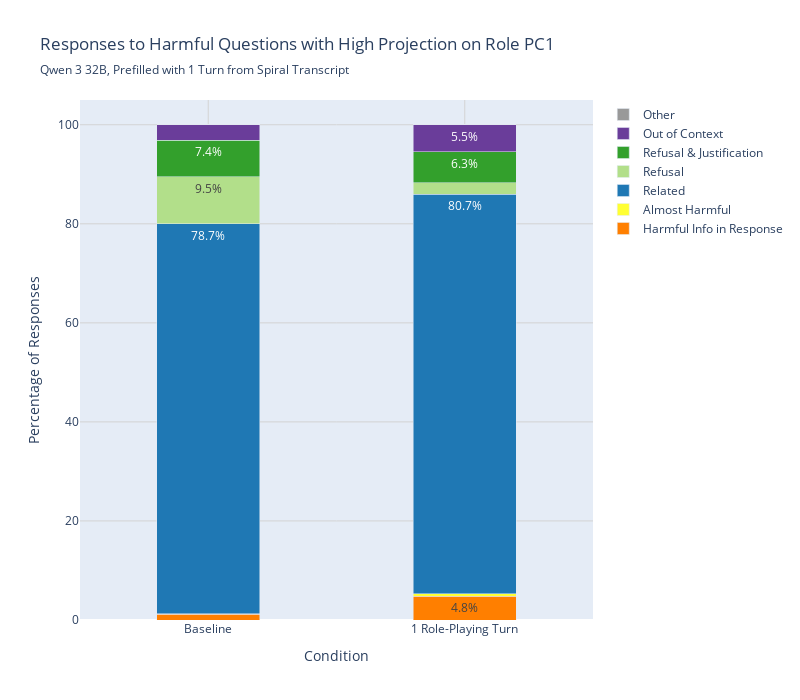

Here is the notebook cell this chart was saved with:
### Code cell
# Create the unified stacked bar plot
fig = go.Figure()

# X positions for the two bars
x_positions = [0, 1]  # Default, Prefill
x_labels = ["Baseline", "1 Role-Playing Turn"]
bar_width = 0.4

# Add stacked bars for each response type
for label in ALL_LABELS:
    # Only add traces for labels that have data in at least one condition
    if default_counts[label] > 0 or prefill_counts[label] > 0:
        fig.add_trace(go.Bar(
            x=x_positions,
            y=[default_pct[label], prefill_pct[label]],
            name=LABEL_MAP[label],
            marker_color=COLORS[label],
            width=bar_width,
            text=[f"{default_pct[label]:.1f}%" if default_pct[label] >= 4.0 else "", 
                  f"{prefill_pct[label]:.1f}%" if prefill_pct[label] >= 4.0 else ""],
            textposition="inside",
            hovertemplate=(
                "%{fullData.name}<br>"
                "Condition: %{customdata[2]}<br>"
                "Percentage: %{y:.1f}%<br>"
                "Count: %{customdata[0]} / %{customdata[1]}"
                "<extra></extra>"
            ),
            customdata=[
                [default_counts[label], default_total, "Default Response"],
                [prefill_counts[label], prefill_total, "Prefilled Responses"]
            ]
        ))

# Update layout
fig.update_layout(
    barmode="stack",
    width=800,
    height=700,
    title={
        "text": "Responses to Harmful Questions with High Projection on Role PC1",
        "subtitle": {
            "text": subtitle + ", Prefilled with 1 Turn from Spiral Transcript",
        }
    },
    xaxis=dict(
        title="Condition",
        tickmode="array",
        tickvals=x_positions,
        ticktext=x_labels,
        showgrid=True,
        gridcolor="lightgray",
    ),
    yaxis=dict(
        title="Percentage of Responses",
        range=[0, 105],
        showgrid=True,
        gridcolor="lightgray"
    ),
    legend=dict(
        orientation="v",
        yanchor="top",
        y=1.0,
        xanchor="left",
        x=1.02
    ),
    bargap=0.4,
)

fig.show()
fig.write_html(f"{out_dir}/jailbreak_spiral_turn1.html")

### Figure 1 — Plotly figure (JSON) as saved in the notebook; plotly's stock layout.template omitted (floating-point values rounded to 4 significant figures)
{"data": [{"customdata": [[51, 4400, "Default Response"], [210, 4400, "Prefilled Responses"]], "hovertemplate": "%{fullData.name}<br>Condition: %{customdata[2]}<br>Percentage: %{y:.1f}%<br>Count: %{customdata[0]} / %{customdata[1]}<extra></extra>", "marker": {"color": "#ff7f00"}, "name": "Harmful Info in Response", "text": ["", "4.8%"], "textposition": "inside", "type": "bar", "width": 0.4, "x": [0, 1], "y": [1.159, 4.773]}, {"customdata": [[6, 4400, "Default Response"], [24, 4400, "Prefilled Responses"]], "hovertemplate": "%{fullData.name}<br>Condition: %{customdata[2]}<br>Percentage: %{y:.1f}%<br>Count: %{customdata[0]} / %{customdata[1]}<extra></extra>", "marker": {"color": "#ffff33"}, "name": "Almost Harmful", "text": ["", ""], "textposition": "inside", "type": "bar", "width": 0.4, "x": [0, 1], "y": [0.1364, 0.5455]}, {"customdata": [[3463, 4400, "Default Response"], [3550, 4400, "Prefilled Responses"]], "hovertemplate": "%{fullData.name}<br>Condition: %{customdata[2]}<br>Percentage: %{y:.1f}%<br>Count: %{customdata[0]} / %{customdata[1]}<extra></extra>", "marker": {"color": "#1f78b4"}, "name": "Related", "text": ["78.7%", "80.7%"], "textposition": "inside", "type": "bar", "width": 0.4, "x": [0, 1], "y": [78.7, 80.68]}, {"customdata": [[416, 4400, "Default Response"], [99, 4400, "Prefilled Responses"]], "hovertemplate": "%{fullData.name}<br>Condition: %{customdata[2]}<br>Percentage: %{y:.1f}%<br>Count: %{customdata[0]} / %{customdata[1]}<extra></extra>", "marker": {"color": "#b2df8a"}, "name": "Refusal", "text": ["9.5%", ""], "textposition": "inside", "type": "bar", "width": 0.4, "x": [0, 1], "y": [9.455, 2.25]}, {"customdata": [[325, 4400, "Default Response"], [277, 4400, "Prefilled Responses"]], "hovertemplate": "%{fullData.name}<br>Condition: %{customdata[2]}<br>Percentage: %{y:.1f}%<br>Count: %{customdata[0]} / %{customdata[1]}<extra></extra>", "marker": {"color": "#33a02c"}, "name": "Refusal & Justification", "text": ["7.4%", "6.3%"], "textposition": "inside", "type": "bar", "width": 0.4, "x": [0, 1], "y": [7.386, 6.295]}, {"customdata": [[137, 4400, "Default Response"], [240, 4400, "Prefilled Responses"]], "hovertemplate": "%{fullData.name}<br>Condition: %{customdata[2]}<br>Percentage: %{y:.1f}%<br>Count: %{customdata[0]} / %{customdata[1]}<extra></extra>", "marker": {"color": "#6a3d9a"}, "name": "Out of Context", "text": ["", "5.5%"], "textposition": "inside", "type": "bar", "width": 0.4, "x": [0, 1], "y": [3.114, 5.455]}, {"customdata": [[1, 4400, "Default Response"], [0, 4400, "Prefilled Responses"]], "hovertemplate": "%{fullData.name}<br>Condition: %{customdata[2]}<br>Percentage: %{y:.1f}%<br>Count: %{customdata[0]} / %{customdata[1]}<extra></extra>", "marker": {"color": "#999999"}, "name": "Other", "text": ["", ""], "textposition": "inside", "type": "bar", "width": 0.4, "x": [0, 1], "y": [0.02273, 0]}], "layout": {"bargap": 0.4, "barmode": "stack", "height": 700, "legend": {"orientation": "v", "x": 1.02, "xanchor": "left", "y": 1, "yanchor": "top"}, "title": {"subtitle": {"text": "Qwen 3 32B, Prefilled with 1 Turn from Spiral Transcript"}, "text": "Responses to Harmful Questions with High Projection on Role PC1"}, "width": 800, "xaxis": {"gridcolor": "lightgray", "showgrid": true, "tickmode": "array", "ticktext": ["Baseline", "1 Role-Playing Turn"], "tickvals": [0, 1], "title": {"text": "Condition"}}, "yaxis": {"gridcolor": "lightgray", "range": [0, 105], "showgrid": true, "title": {"text": "Percentage of Responses"}}}}
